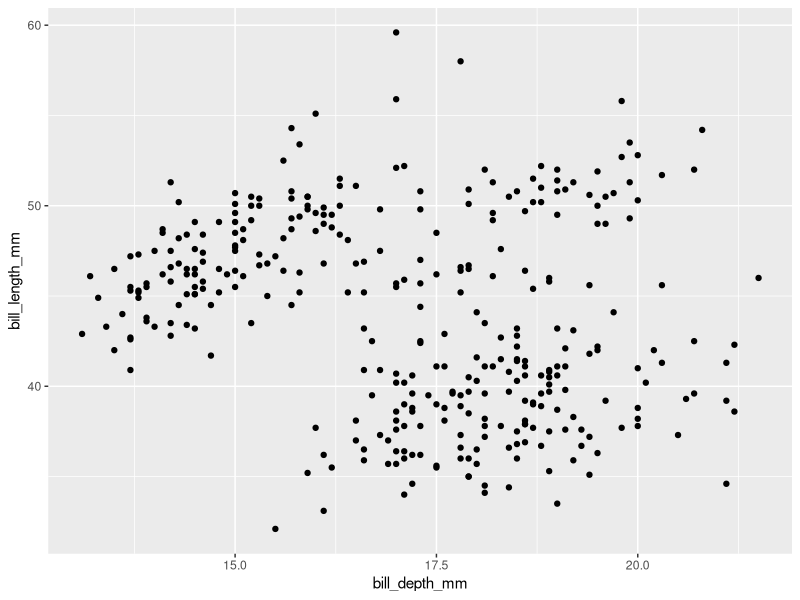
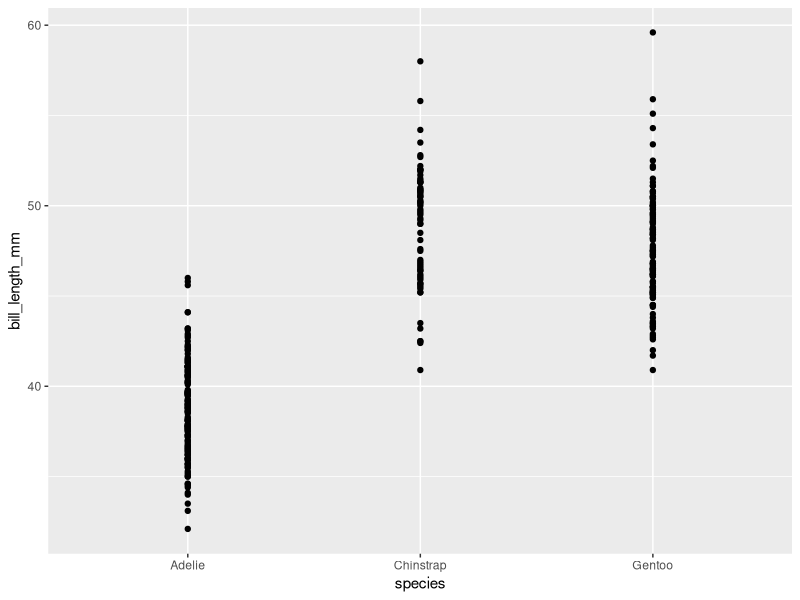
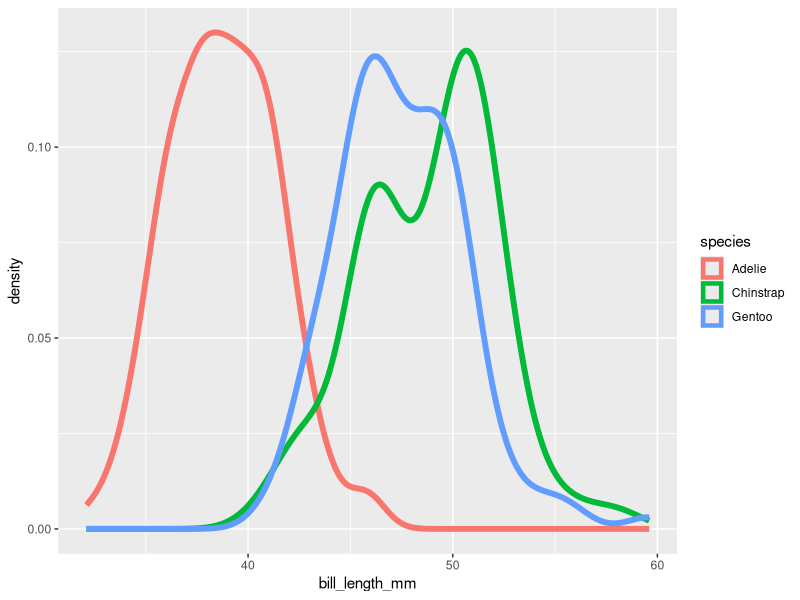
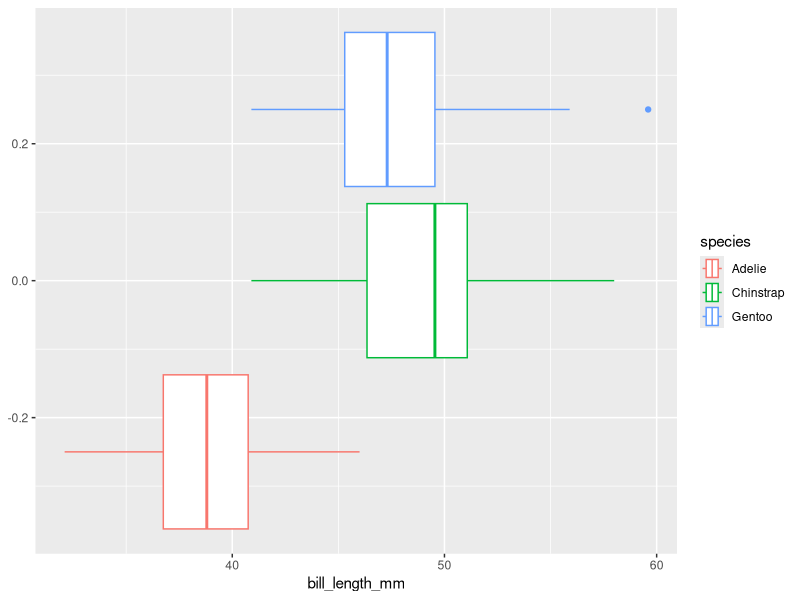
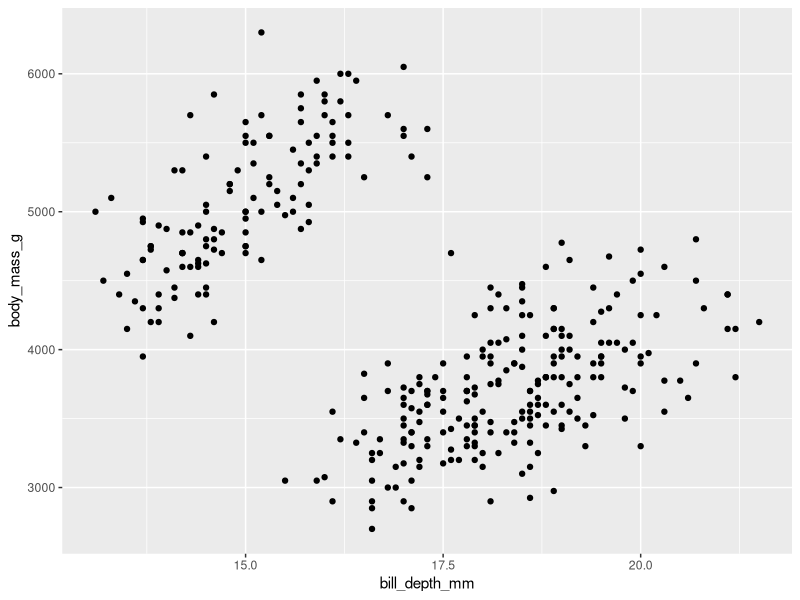
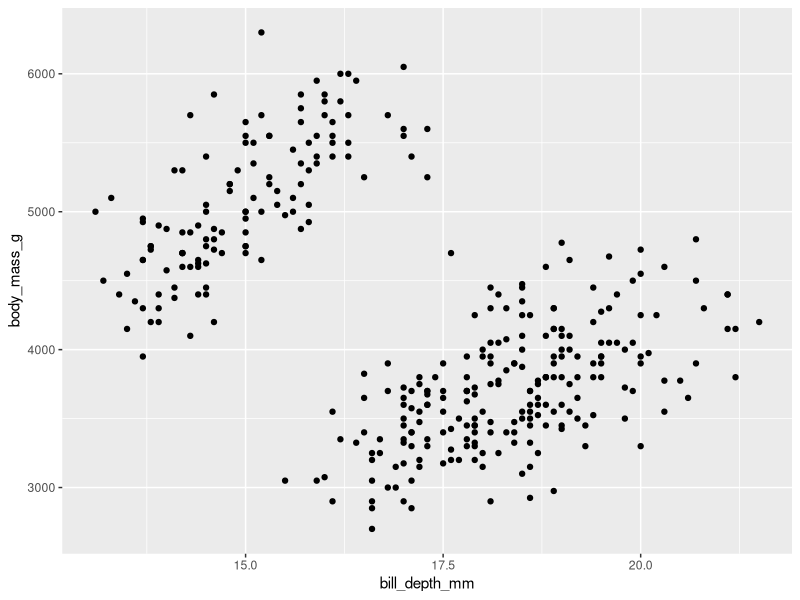
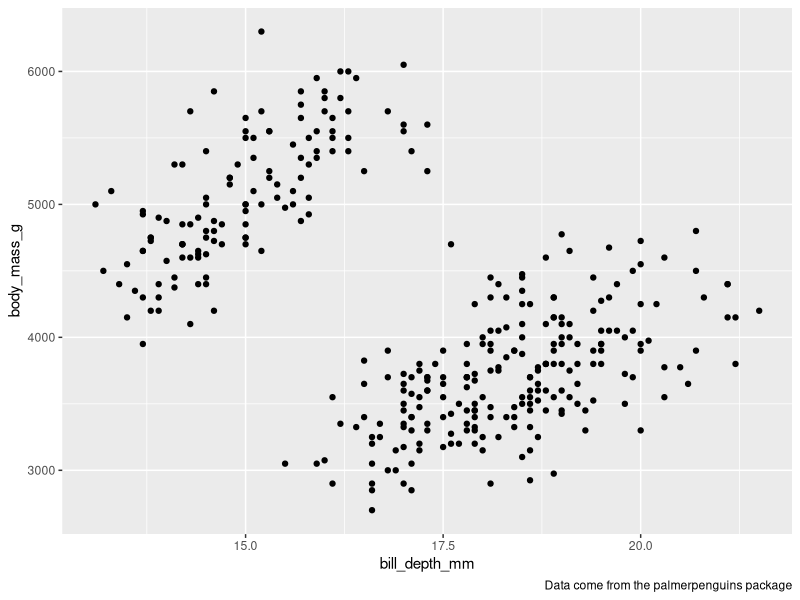
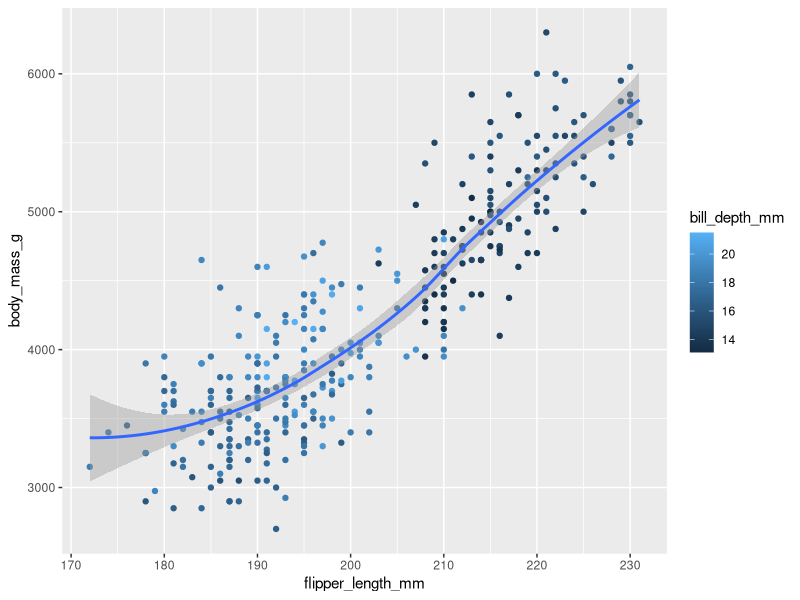

Source code (R) for these figures, in order:
library(palmerpenguins)
library(tidyverse)

glimpse(penguins)

nrow(penguins)
ncol(penguins)
dim(penguins)

?penguins

ggplot(
  data = penguins,
  mapping = aes(x = bill_depth_mm, y = bill_length_mm)
) +
  geom_point()

ggplot(
  data = penguins,
  mapping = aes(x = species, y = bill_length_mm)
) +
  geom_point()
# 对于离散变量和连续变量，密度图可能更合适，并且将离散值进行 aes
ggplot(
  data = penguins,
  mapping = aes(x = bill_length_mm, color = species)
) +
  geom_density(linewidth = 2)
# 箱线图也是不错的选择
ggplot(
  data = penguins,
  mapping = aes(x = bill_length_mm, color = species)
) +
  geom_boxplot()

# T5
# 报错，因为没有添加任何的美学映射
# ggplot(data = penguins) + geom_point()
penguins |>
  ggplot(mapping = aes(x = bill_depth_mm, y = body_mass_g)) +
  geom_point()

# T6 移除缺失值的按钮
penguins |>
  ggplot(mapping = aes(x = bill_depth_mm, y = body_mass_g)) +
  geom_point(na.rm = TRUE)

# T7 增加一个图例
penguins |>
  ggplot(mapping = aes(x = bill_depth_mm, y = body_mass_g)) +
  geom_point(na.rm = TRUE) +
  labs(caption = "Data come from the palmerpenguins package")

# T8
penguins |>
  ggplot(mapping = aes(x = flipper_length_mm, y = body_mass_g)) +
  geom_point(aes(color = bill_depth_mm), na.rm = TRUE) +
  geom_smooth(na.rm = TRUE)

# T9
ggplot(
  data = penguins,
  mapping = aes(x = flipper_length_mm, y = body_mass_g, color = island)
) +
  geom_point() +
  geom_smooth(se = FALSE)

# T10 没有什么不同的地方，因为都是继承过去的
ggplot(
  data = penguins,
  mapping = aes(x = flipper_length_mm, y = body_mass_g)
) +
  geom_point() +
  geom_smooth()

ggplot() +
  geom_point(
    data = penguins, mapping = aes(x = flipper_length_mm, y = body_mass_g)
  ) +
  geom_smooth(
    data = penguins,
    mapping = aes(x = flipper_length_mm, y = body_mass_g)
  )
